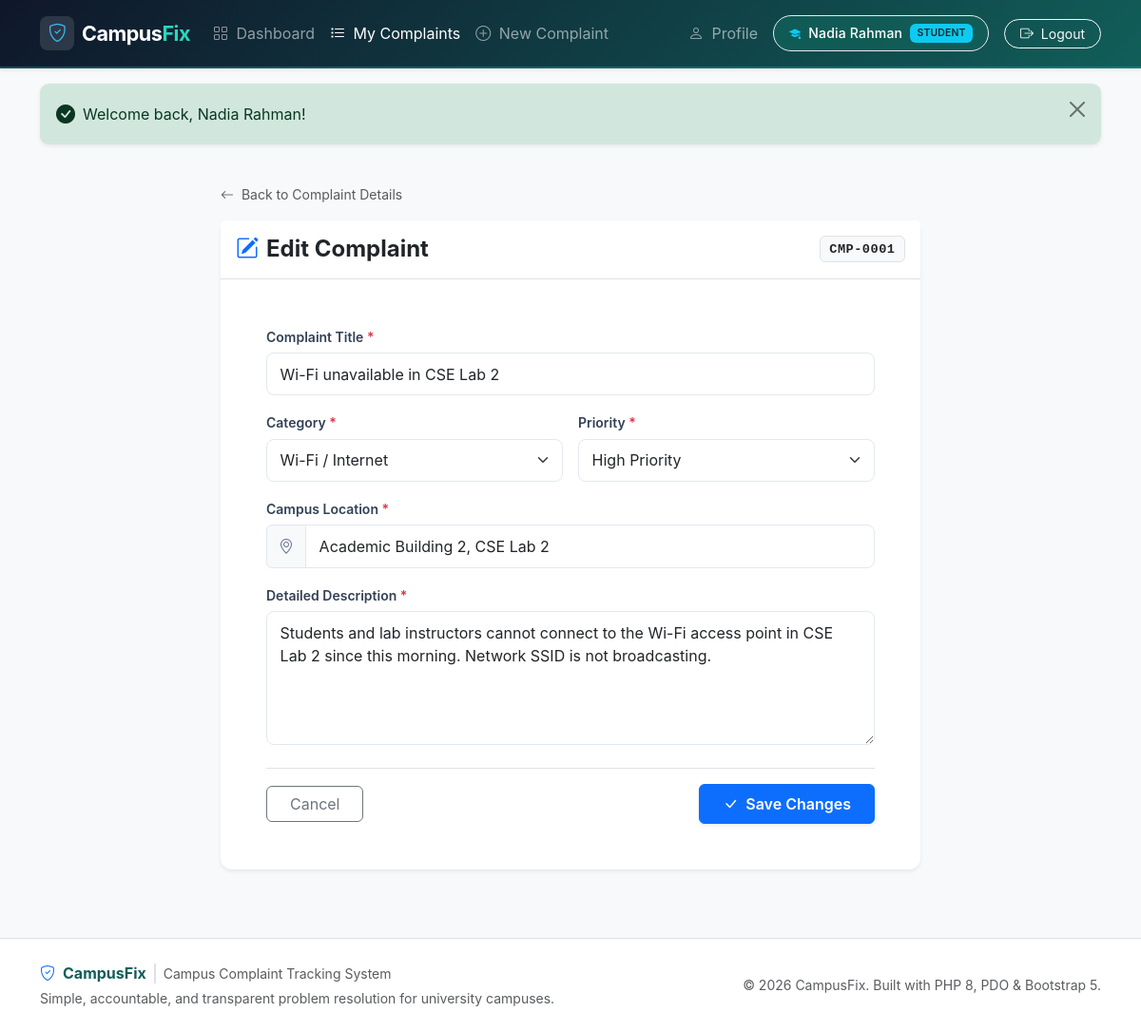
The page /complaint_edit.php?id=1 (signed in) on the database its author committed.
### tables this page shows
CREATE TABLE IF NOT EXISTS complaints (
    id INT AUTO_INCREMENT PRIMARY KEY,
    complaint_code VARCHAR(20) UNIQUE NOT NULL,
    user_id INT NOT NULL,
    title VARCHAR(150) NOT NULL,
    category ENUM(
        'Wi-Fi / Internet',
        'Electrical',
        'Classroom',
        'Lab Equipment',
        'Cleanliness',
        'Water Supply',
        'Furniture',
        'Washroom',
        'Security',
        'Other'
    ) NOT NULL,
    location VARCHAR(150) NOT NULL,
    priority ENUM('Low', 'Medium', 'High') NOT NULL DEFAULT 'Medium',
    description TEXT NOT NULL,
    status ENUM('Pending', 'In Progress', 'Resolved') NOT NULL DEFAULT 'Pending',
    resolution_note TEXT NULL,
    created_at TIMESTAMP DEFAULT CURRENT_TIMESTAMP,
    updated_at TIMESTAMP DEFAULT CURRENT_TIMESTAMP ON UPDATE CURRENT_TIMESTAMP,
    CONSTRAINT fk_complaints_user FOREIGN KEY (user_id) REFERENCES users(id) ON DELETE CASCADE
);

### complaint_edit.php (the view, shortened to what this page needs)
<?php
$userId = currentUserId();
$pdo = getDBConnection();
$complaintId = filter_input(INPUT_GET, 'id', FILTER_VALIDATE_INT);
$stmt = $pdo->prepare("
    SELECT *
    FROM complaints
    WHERE id = ? AND user_id = ?
    LIMIT 1
");
$stmt->execute([$complaintId, $userId]);
$complaint = $stmt->fetch();
$title       = $complaint['title'];
$category    = $complaint['category'];
$location    = $complaint['location'];
$priority    = $complaint['priority'];
$description = $complaint['description'];
require_once __DIR__ . '/includes/header.php';
?>
<div class="container py-4">
    <div class="row justify-content-center">
        <div class="col-lg-8">
            <div class="mb-3">
                <a href="<?= base_url('complaint_view.php?id=' . $complaintId); ?>" class="text-decoration-none text-muted small">
                    <i class="bi bi-arrow-left me-1"></i> Back to Complaint Details
                </a>
            </div>
            <div class="card shadow-sm border-0">
                <div class="card-header bg-white py-3 border-bottom d-flex justify-content-between align-items-center">
                    <h4 class="card-title mb-0 fw-bold d-flex align-items-center">
                        <i class="bi bi-pencil-square text-primary me-2"></i> Edit Complaint
                    </h4>
                    <span class="badge bg-light text-dark border font-monospace"><?= e($complaint['complaint_code']); ?></span>
                </div>
                <div class="card-body p-4 p-md-5">
                    <form method="POST" action="<?= base_url('complaint_edit.php?id=' . $complaintId); ?>" novalidate>
                        <div class="mb-3">
                            <label for="title" class="form-label">
                                Complaint Title <span class="text-danger">*</span>
                            </label>
                            <input type="text" class="form-control" id="title" name="title"
                                   value="<?= e($title); ?>"
                                   minlength="5" maxlength="150" required autofocus>
                        </div>
                        <div class="row g-3 mb-3">
                            <div class="col-md-6">
                                <label for="category" class="form-label">
                                    Category <span class="text-danger">*</span>
                                </label>
                                <select class="form-select" id="category" name="category" required>
                                    <?php foreach (COMPLAINT_CATEGORIES as $cat): ?>
                                        <option value="<?= e($cat); ?>" <?= ($category === $cat) ? 'selected' : ''; ?>>
                                            <?= e($cat); ?>
                                        </option>
                                    <?php endforeach; ?>
                                </select>
                            </div>
                            <div class="col-md-6">
                                <label for="priority" class="form-label">
                                    Priority <span class="text-danger">*</span>
                                </label>
                                <select class="form-select" id="priority" name="priority" required>
                                    <?php foreach (COMPLAINT_PRIORITIES as $p): ?>
                                        <option value="<?= e($p); ?>" <?= ($priority === $p) ? 'selected' : ''; ?>>
                                            <?= e($p); ?> Priority
                                        </option>
                                    <?php endforeach; ?>
                                </select>
                            </div>
                        </div>
                        <div class="mb-3">
                            <label for="location" class="form-label">
                                Campus Location <span class="text-danger">*</span>
                            </label>
                            <div class="input-group">
                                <span class="input-group-text bg-light"><i class="bi bi-geo-alt"></i></span>
                                <input type="text" class="form-control" id="location" name="location"
                                       value="<?= e($location); ?>"
                                       minlength="2" maxlength="150" required>
                            </div>
                        </div>
                        <div class="mb-4">
                            <label for="description" class="form-label">
                                Detailed Description <span class="text-danger">*</span>
                            </label>
                            <textarea class="form-control" id="description" name="description" rows="5"
                                      minlength="10" maxlength="2000" required><?= e($description); ?></textarea>
                        </div>
                        <div class="d-flex justify-content-between align-items-center border-top pt-3">
                            <a href="<?= base_url('complaint_view.php?id=' . $complaintId); ?>" class="btn btn-outline-secondary px-4">
                                Cancel
                            </a>
                            <button type="submit" class="btn btn-primary px-4 py-2 fw-semibold shadow-sm">
                                <i class="bi bi-check-lg me-1"></i> Save Changes
                            </button>
                        </div>
                    </form>
                </div>
            </div>
        </div>
    </div>
</div>
<?php require_once __DIR__ . '/includes/footer.php'; ?>

### assets/css/style.css (style rules this page uses)
:root { --cf-primary: #0d6efd; --cf-primary-dark: #0a58ca; --cf-teal: #0f766e; --cf-teal-light: #14b8a6; --cf-teal-dark: #115e59; --cf-navy: #0f172a; --cf-bg: #f8fafc; --cf-card-bg: #ffffff; --cf-border: #e2e8f0; --cf-text-main: #1e293b; --cf-text-muted: #64748b; --cf-focus-ring: rgba(20, 184, 166, 0.25); }
body { background-color: var(--cf-bg); color: var(--cf-text-main); font-family: -apple-system, BlinkMacSystemFont, "Segoe UI", Roboto, "Helvetica Neue", Arial, sans-serif; min-height: 100vh; display: flex; flex-direction: column; }
.card { border: 1px solid var(--cf-border); border-radius: 0.75rem; background-color: var(--cf-card-bg); box-shadow: 0 1px 3px rgba(0, 0, 0, 0.05); transition: transform 0.15s ease, box-shadow 0.15s ease; }
.card-header { background-color: #ffffff; border-bottom: 1px solid var(--cf-border); font-weight: 600; }
.badge { padding: 0.45em 0.7em; font-weight: 600; letter-spacing: 0.2px; border-radius: 0.375rem; }
.badge.font-monospace { font-size: 0.85rem; letter-spacing: 0.5px; }
.form-control, .form-select { border: 1px solid var(--cf-border); border-radius: 0.5rem; padding: 0.6rem 0.85rem; transition: border-color 0.15s ease-in-out, box-shadow 0.15s ease-in-out; }
.form-label { font-weight: 600; font-size: 0.875rem; color: #334155; margin-bottom: 0.4rem; }
.input-group-text { border: 1px solid var(--cf-border); color: #64748b; }

### rows shown on the page
complaints: complaint_code "CMP-0001", title "Wi-Fi unavailable in CSE Lab 2", location "Academic Building 2, CSE Lab 2", description "Students and lab instructors cannot connect to the Wi-Fi access point in CSE Lab 2 since this morning. Network SSID is not broadcasting."

### other values the page prints
$_SESSION['full_name'] "Nadia Rahman"
$_SESSION['role'] "STUDENT"
$msg "Welcome back, Nadia Rahman!"
form field category "Wi-Fi / Internet"
form field priority "High Priority"
